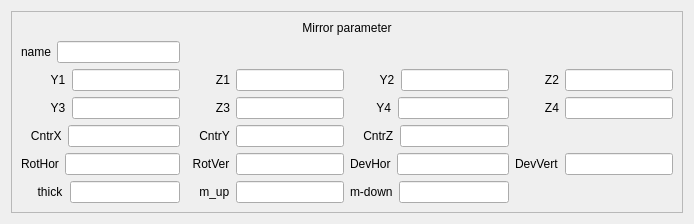
        <widget class="QWidget" name="MirrorWin_8" native="true">
         <layout class="QVBoxLayout" name="verticalLayout_14">
          <item>
           <widget class="QFrame" name="frame_13">
            <property name="frameShape">
             <enum>QFrame::StyledPanel</enum>
            </property>
            <property name="frameShadow">
             <enum>QFrame::Raised</enum>
            </property>
            <layout class="QGridLayout" name="gridLayout_13">
             <item row="6" column="2">
              <layout class="QFormLayout" name="formLayout_221">
               <item row="0" column="0">
                <widget class="QLabel" name="label_238">
                 <property name="text">
                  <string>m-down</string>
                 </property>
                </widget>
               </item>
               <item row="0" column="1">
                <widget class="QLineEdit" name="lineEdit_221">
                 <property name="sizePolicy">
                  <sizepolicy hsizetype="Preferred" vsizetype="Fixed">
                   <horstretch>0</horstretch>
                   <verstretch>0</verstretch>
                  </sizepolicy>
                 </property>
                </widget>
               </item>
              </layout>
             </item>
             <item row="4" column="2">
              <layout class="QFormLayout" name="formLayout_222">
               <item row="0" column="0">
                <widget class="QLabel" name="label_239">
                 <property name="text">
                  <string>    CntrZ</string>
                 </property>
                </widget>
               </item>
               <item row="0" column="1">
                <widget class="QLineEdit" name="lineEdit_222">
                 <property name="sizePolicy">
                  <sizepolicy hsizetype="Preferred" vsizetype="Fixed">
                   <horstretch>0</horstretch>
                   <verstretch>0</verstretch>
                  </sizepolicy>
                 </property>
                </widget>
               </item>
              </layout>
             </item>
             <item row="2" column="0">
              <layout class="QFormLayout" name="formLayout_223">
               <item row="0" column="0">
                <widget class="QLabel" name="label_240">
                 <property name="text">
                  <string>         Y1</string>
                 </property>
                </widget>
               </item>
               <item row="0" column="1">
                <widget class="QLineEdit" name="lineEdit_223">
                 <property name="sizePolicy">
                  <sizepolicy hsizetype="Preferred" vsizetype="Fixed">
                   <horstretch>0</horstretch>
                   <verstretch>0</verstretch>
                  </sizepolicy>
                 </property>
                </widget>
               </item>
              </layout>
             </item>
             <item row="6" column="1">
              <layout class="QFormLayout" name="formLayout_224">
               <item row="0" column="0">
                <widget class="QLabel" name="label_241">
                 <property name="text">
                  <string>    m_up</string>
                 </property>
                </widget>
               </item>
               <item row="0" column="1">
                <widget class="QLineEdit" name="lineEdit_224">
                 <property name="sizePolicy">
                  <sizepolicy hsizetype="Preferred" vsizetype="Fixed">
                   <horstretch>0</horstretch>
                   <verstretch>0</verstretch>
                  </sizepolicy>
                 </property>
                </widget>
               </item>
              </layout>
             </item>
             <item row="5" column="2">
              <layout class="QFormLayout" name="formLayout_225">
               <item row="0" column="0">
                <widget class="QLabel" name="label_242">
                 <property name="text">
                  <string>DevHor</string>
                 </property>
                </widget>
               </item>
               <item row="0" column="1">
                <widget class="QLineEdit" name="lineEdit_225">
                 <property name="sizePolicy">
                  <sizepolicy hsizetype="Preferred" vsizetype="Fixed">
                   <horstretch>0</horstretch>
                   <verstretch>0</verstretch>
                  </sizepolicy>
                 </property>
                </widget>
               </item>
              </layout>
             </item>
             <item row="3" column="1">
              <layout class="QFormLayout" name="formLayout_226">
               <item row="0" column="0">
                <widget class="QLabel" name="label_243">
                 <property name="text">
                  <string>         Z3</string>
                 </property>
                </widget>
               </item>
               <item row="0" column="1">
                <widget class="QLineEdit" name="lineEdit_226">
                 <property name="sizePolicy">
                  <sizepolicy hsizetype="Preferred" vsizetype="Fixed">
                   <horstretch>0</horstretch>
                   <verstretch>0</verstretch>
                  </sizepolicy>
                 </property>
                </widget>
               </item>
              </layout>
             </item>
             <item row="5" column="1">
              <layout class="QFormLayout" name="formLayout_227">
               <item row="0" column="0">
                <widget class="QLabel" name="label_244">
                 <property name="text">
                  <string>  RotVer</string>
                 </property>
                </widget>
               </item>
               <item row="0" column="1">
                <widget class="QLineEdit" name="lineEdit_227">
                 <property name="sizePolicy">
                  <sizepolicy hsizetype="Preferred" vsizetype="Fixed">
                   <horstretch>0</horstretch>
                   <verstretch>0</verstretch>
                  </sizepolicy>
                 </property>
                </widget>
               </item>
              </layout>
             </item>
             <item row="2" column="2">
              <layout class="QFormLayout" name="formLayout_228">
               <item row="0" column="0">
                <widget class="QLabel" name="label_245">
                 <property name="text">
                  <string>         Y2</string>
                 </property>
                </widget>
               </item>
               <item row="0" column="1">
                <widget class="QLineEdit" name="lineEdit_228">
                 <property name="sizePolicy">
                  <sizepolicy hsizetype="Preferred" vsizetype="Fixed">
                   <horstretch>0</horstretch>
                   <verstretch>0</verstretch>
                  </sizepolicy>
                 </property>
                </widget>
               </item>
              </layout>
             </item>
             <item row="4" column="1">
              <layout class="QFormLayout" name="formLayout_229">
               <item row="0" column="0">
                <widget class="QLabel" name="label_246">
                 <property name="text">
                  <string>    CntrY</string>
                 </property>
                </widget>
               </item>
               <item row="0" column="1">
                <widget class="QLineEdit" name="lineEdit_229">
                 <property name="sizePolicy">
                  <sizepolicy hsizetype="Preferred" vsizetype="Fixed">
                   <horstretch>0</horstretch>
                   <verstretch>0</verstretch>
                  </sizepolicy>
                 </property>
                </widget>
               </item>
              </layout>
             </item>
             <item row="5" column="3">
              <layout class="QFormLayout" name="formLayout_230">
               <item row="0" column="0">
                <widget class="QLabel" name="label_247">
                 <property name="text">
                  <string>DevVert</string>
                 </property>
                </widget>
               </item>
               <item row="0" column="1">
                <widget class="QLineEdit" name="lineEdit_230">
                 <property name="sizePolicy">
                  <sizepolicy hsizetype="Preferred" vsizetype="Fixed">
                   <horstretch>0</horstretch>
                   <verstretch>0</verstretch>
                  </sizepolicy>
                 </property>
                </widget>
               </item>
              </layout>
             </item>
             <item row="3" column="3">
              <layout class="QFormLayout" name="formLayout_231">
               <item row="0" column="0">
                <widget class="QLabel" name="label_248">
                 <property name="text">
                  <string>         Z4</string>
                 </property>
                </widget>
               </item>
               <item row="0" column="1">
                <widget class="QLineEdit" name="lineEdit_231">
                 <property name="sizePolicy">
                  <sizepolicy hsizetype="Preferred" vsizetype="Fixed">
                   <horstretch>0</horstretch>
                   <verstretch>0</verstretch>
                  </sizepolicy>
                 </property>
                </widget>
               </item>
              </layout>
             </item>
             <item row="6" column="0">
              <layout class="QFormLayout" name="formLayout_232">
               <item row="0" column="0">
                <widget class="QLabel" name="label_249">
                 <property name="text">
                  <string>     thick</string>
                 </property>
                </widget>
               </item>
               <item row="0" column="1">
                <widget class="QLineEdit" name="lineEdit_232">
                 <property name="sizePolicy">
                  <sizepolicy hsizetype="Preferred" vsizetype="Fixed">
                   <horstretch>0</horstretch>
                   <verstretch>0</verstretch>
                  </sizepolicy>
                 </property>
                </widget>
               </item>
              </layout>
             </item>
             <item row="2" column="1">
              <layout class="QFormLayout" name="formLayout_233">
               <item row="0" column="0">
                <widget class="QLabel" name="label_250">
                 <property name="text">
                  <string>         Z1</string>
                 </property>
                </widget>
               </item>
               <item row="0" column="1">
                <widget class="QLineEdit" name="lineEdit_233">
                 <property name="sizePolicy">
                  <sizepolicy hsizetype="Preferred" vsizetype="Fixed">
                   <horstretch>0</horstretch>
                   <verstretch>0</verstretch>
                  </sizepolicy>
                 </property>
                </widget>
               </item>
              </layout>
             </item>
             <item row="5" column="0">
              <layout class="QFormLayout" name="formLayout_234">
               <item row="0" column="0">
                <widget class="QLabel" name="label_251">
                 <property name="text">
                  <string>RotHor</string>
                 </property>
                </widget>
               </item>
               <item row="0" column="1">
                <widget class="QLineEdit" name="lineEdit_234">
                 <property name="sizePolicy">
                  <sizepolicy hsizetype="Preferred" vsizetype="Fixed">
                   <horstretch>0</horstretch>
                   <verstretch>0</verstretch>
                  </sizepolicy>
                 </property>
                </widget>
               </item>
              </layout>
             </item>
             <item row="3" column="0">
              <layout class="QFormLayout" name="formLayout_235">
               <item row="0" column="0">
                <widget class="QLabel" name="label_252">
                 <property name="text">
                  <string>         Y3</string>
                 </property>
                </widget>
               </item>
               <item row="0" column="1">
                <widget class="QLineEdit" name="lineEdit_235">
                 <property name="sizePolicy">
                  <sizepolicy hsizetype="Preferred" vsizetype="Fixed">
                   <horstretch>0</horstretch>
                   <verstretch>0</verstretch>
                  </sizepolicy>
                 </property>
                </widget>
               </item>
              </layout>
             </item>
             <item row="2" column="3">
              <layout class="QFormLayout" name="formLayout_236">
               <item row="0" column="0">
                <widget class="QLabel" name="label_253">
                 <property name="text">
                  <string>         Z2</string>
                 </property>
                </widget>
               </item>
               <item row="0" column="1">
                <widget class="QLineEdit" name="lineEdit_236">
                 <property name="sizePolicy">
                  <sizepolicy hsizetype="Preferred" vsizetype="Fixed">
                   <horstretch>0</horstretch>
                   <verstretch>0</verstretch>
                  </sizepolicy>
                 </property>
                </widget>
               </item>
              </layout>
             </item>
             <item row="4" column="0">
              <layout class="QFormLayout" name="formLayout_237">
               <item row="0" column="0">
                <widget class="QLabel" name="label_254">
                 <property name="text">
                  <string>   CntrX</string>
                 </property>
                </widget>
               </item>
               <item row="0" column="1">
                <widget class="QLineEdit" name="lineEdit_237">
                 <property name="sizePolicy">
                  <sizepolicy hsizetype="Preferred" vsizetype="Fixed">
                   <horstretch>0</horstretch>
                   <verstretch>0</verstretch>
                  </sizepolicy>
                 </property>
                </widget>
               </item>
              </layout>
             </item>
             <item row="3" column="2">
              <layout class="QFormLayout" name="formLayout_238">
               <item row="0" column="0">
                <widget class="QLabel" name="label_255">
                 <property name="text">
                  <string>        Y4</string>
                 </property>
                </widget>
               </item>
               <item row="0" column="1">
                <widget class="QLineEdit" name="lineEdit_238">
                 <property name="sizePolicy">
                  <sizepolicy hsizetype="Preferred" vsizetype="Fixed">
                   <horstretch>0</horstretch>
                   <verstretch>0</verstretch>
                  </sizepolicy>
                 </property>
                </widget>
               </item>
              </layout>
             </item>
             <item row="1" column="0">
              <layout class="QFormLayout" name="formLayout_239">
               <item row="0" column="0">
                <widget class="QLabel" name="label_256">
                 <property name="text">
                  <string>name</string>
                 </property>
                </widget>
               </item>
               <item row="0" column="1">
                <widget class="QLineEdit" name="lineEdit_239"/>
               </item>
              </layout>
             </item>
             <item row="0" column="0" colspan="4">
              <widget class="QLabel" name="label_257">
               <property name="text">
                <string>Mirror parameter</string>
               </property>
               <property name="alignment">
                <set>Qt::AlignCenter</set>
               </property>
              </widget>
             </item>
            </layout>
           </widget>
          </item>
         </layout>
        </widget>
